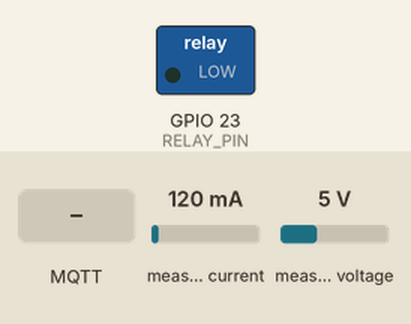
A program run on a simulated ESP32. Parts: switched loads named in the program (green lamp = pin HIGH). Inputs (shaded band) come from the test bench; at power-on: measured current 120 mA, measured voltage 5 V. WiFi joins after 1.5 s; servers stay silent unless stated; random numbers use the default seed unless the program sets one; no MQTT or app messages arrive unless stated; what the program prints to the serial monitor is not drawn.

Above: at 2.3 s.
2.4 s: MQTT message "ON" arrives on the first subscribed topic
At 3.5 s:
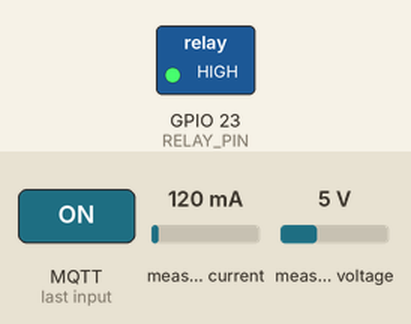
3.9 s: MQTT message "OFF" arrives on the first subscribed topic
At 4.8 s:
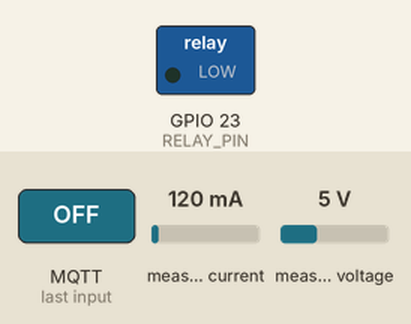
Timing chart, 0 to 6.9 s (numbered marks = the images above; inputs shaded):
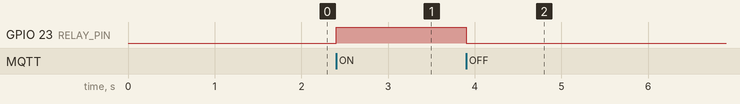

Measured:
- after the input at 2.4 s, GPIO 23 (RELAY_PIN): LOW → HIGH at once
- after the input at 3.9 s, GPIO 23 (RELAY_PIN): HIGH → LOW at once

The program:

main.cpp
```cpp
#define REFRESH_DELAY 1 //In Seconds
#define RELAY_PIN 23

#include <Arduino.h>
#include <WiFi.h>
#include <WiFiClientSecure.h>
#include <PubSubClient.h>
#include <PZEM004Tv30.h>

// --- Configuration ---
const char* ssid = "<Network SSID>";
const char* password = "<Network Password>";

const char* mqtt_server = "<MQTT_Server>";
const int mqtt_port = 8883;                 //MQTT_PORT
const char* mqtt_user = "<MQTT_Username>";
const char* mqtt_pass = "<MQTT_Password>";
const char* pubTopic = "esp32/sensors";     // We listen to the PZEM here
const char* subTopic = "esp32/commands";   // We send Relay commands here

// --- PZEM-004T Setup ---
// Using ESP32 Hardware Serial2 (RX = GPIO 16, TX = GPIO 17)
#define PZEM_RX_PIN 16
#define PZEM_TX_PIN 17
PZEM004Tv30 pzem(Serial2, PZEM_RX_PIN, PZEM_TX_PIN);

WiFiClientSecure espClient;
PubSubClient client(espClient);

// Task Handles
TaskHandle_t NetworkTaskHandle;
TaskHandle_t SensorTaskHandle;

void callback(char* topic, byte* payload, unsigned int length) {
  Serial.print("Message arrived [");
  Serial.print(topic);
  Serial.print("] Payload: ");

  String message = "";
  for (unsigned int i = 0; i < length; i++) {
    message += (char)payload[i];
  }
  Serial.println(message);

  if (String(topic) == subTopic) {
    message.trim();
    message.toUpperCase();

    // 3. Toggle the relay
    if (message == "ON") {
      digitalWrite(RELAY_PIN, HIGH);
      Serial.println("Action: RELAY TURNED ON");
    }
    else if (message == "OFF") {
      digitalWrite(RELAY_PIN, LOW);
      Serial.println("Action: RELAY TURNED OFF");
    }
    else {
      Serial.println("Action: Unknown command. Send 'ON' or 'OFF'.");
    }
  }

}
void NetworkTask(void *pvParameters) {
  WiFi.begin(ssid, password);
  while (WiFi.status() != WL_CONNECTED) {
    vTaskDelay(500 / portTICK_PERIOD_MS);
    Serial.print(".");
  }
  Serial.println("Wi-Fi Connected!");

  espClient.setInsecure();
  espClient.setTimeout(15);
  client.setServer(mqtt_server, mqtt_port);
  client.setCallback(callback);

  for(;;) {
    if (!client.connected() && WiFi.status() == WL_CONNECTED) {
      String clientId = "ESP32-" + String(random(0xffff), HEX);
      if (client.connect(clientId.c_str(), mqtt_user, mqtt_pass)) {
        Serial.println("EMQX Connected!");
        client.subscribe(subTopic);
      } else {
        vTaskDelay(5000 / portTICK_PERIOD_MS);
      }
    }

    if (client.connected()) {
      client.loop();
    }

    vTaskDelay(10 / portTICK_PERIOD_MS);
  }
}

void SensorTask(void *pvParameters) {
  for(;;) {
    if (client.connected()) {
      // Read values from PZEM
      float voltage = pzem.voltage();
      float current = pzem.current();
      float power = pzem.power();
      float energy = pzem.energy();
      float frequency = pzem.frequency();
      float pf = pzem.pf();

      if (isnan(voltage)) {
        Serial.println("Error reading PZEM-004T sensor! Check wiring.");
      } else {
        String payload = "{";
        payload += "\"voltage\":" + String(voltage, 1) + ",";
        payload += "\"current\":" + String(current, 3) + ",";
        payload += "\"power\":" + String(power, 1) + ",";
        payload += "\"energy\":" + String(energy, 3) + ",";
        payload += "\"frequency\":" + String(frequency, 1) + ",";
        payload += "\"pf\":" + String(pf, 2);
        payload += "}";

        if (client.publish(pubTopic, payload.c_str())) {
          Serial.println("Published: " + payload);
        }
      }
    }
    vTaskDelay(REFRESH_DELAY*1000 / portTICK_PERIOD_MS);
  }
}

void setup() {
  Serial.begin(115200);

  pinMode(RELAY_PIN, OUTPUT);
  digitalWrite(RELAY_PIN, LOW);

  xTaskCreatePinnedToCore(NetworkTask, "NetworkTask", 8192, NULL, 1, &NetworkTaskHandle, 1);
  xTaskCreatePinnedToCore(SensorTask,"SensorTask", 4096, NULL, 1, &SensorTaskHandle, 1);
}

void loop() {}
```
